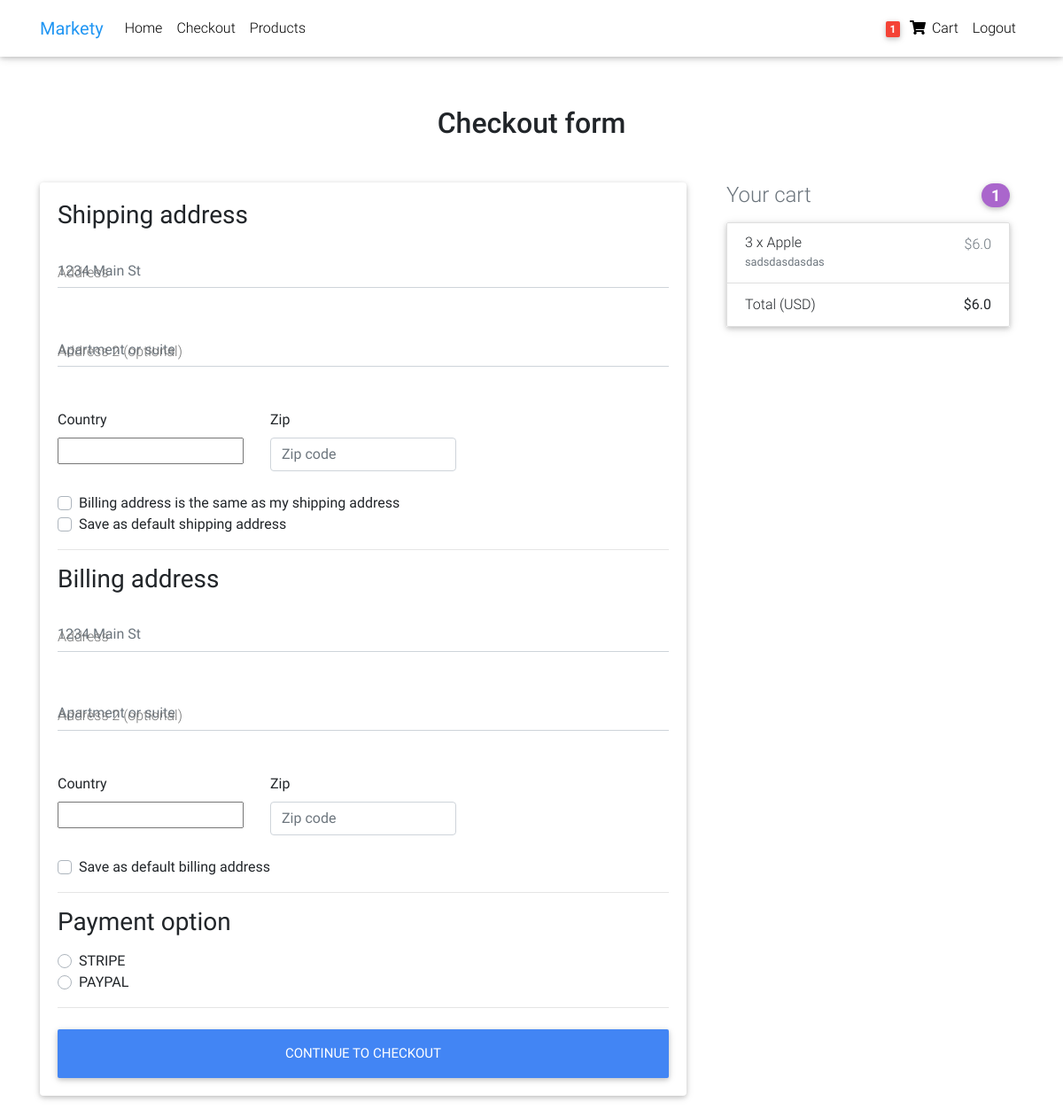
Before: /checkout/ (signed in) with the older database file.
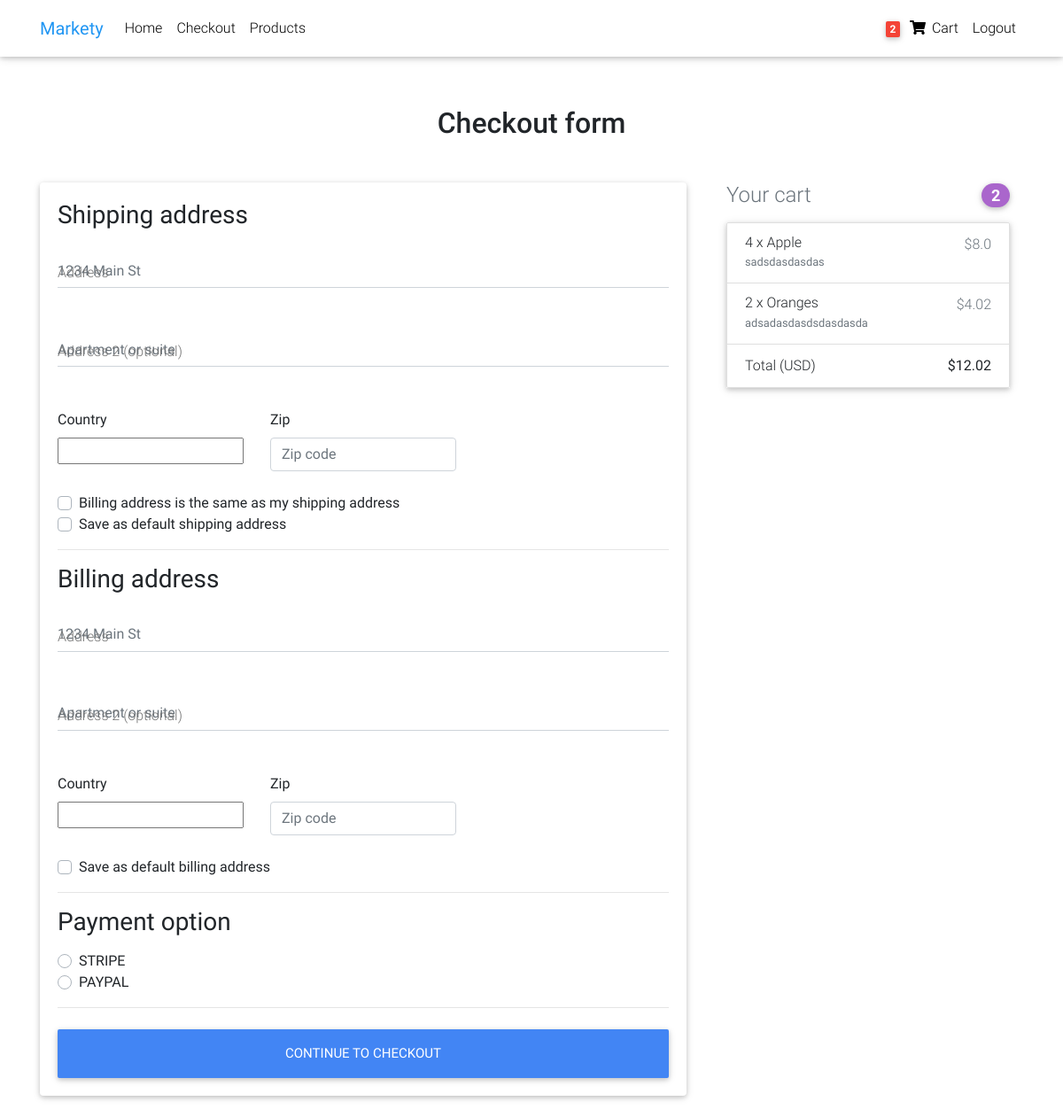
After: the same page with the newer database file.
### core/models.py (models this page shows, shortened)
class Order(models.Model):
    user = models.ForeignKey(settings.AUTH_USER_MODEL, verbose_name=(""), on_delete=models.CASCADE)
    items = models.ManyToManyField(OrderItem, verbose_name=(""))
    start_date = models.DateTimeField((""), auto_now=False, auto_now_add=True)
    ordered_date = models.DateTimeField((), auto_now=False, auto_now_add=False)
    ordered = models.BooleanField(default=False)
    shipping_address = models.ForeignKey('Address', related_name='shipping_address', on_delete=models.SET_NULL, blank=True, null=True)
    billing_address = models.ForeignKey('Address', related_name='billing_address', on_delete=models.SET_NULL, blank=True, null=True)
    def get_total(self):
        total = 0
        for order_item in self.items.all():
            total += order_item.get_final_price()
        return total

class OrderItem(models.Model):
    user = models.ForeignKey(settings.AUTH_USER_MODEL, on_delete=models.CASCADE)
    ordered = models.BooleanField(default=False)
    item = models.ForeignKey(Item, on_delete=models.CASCADE)
    quantity = models.IntegerField(default=1)
    def get_total_discount_item_price(self):
        return self.quantity * self.item.discount_price
    def get_final_price(self):
        if self.item.discount_price:
            return self.get_total_discount_item_price()
        return self.get_total_item_price()

class Item(models.Model):
    title = models.CharField(max_length=100)
    price = models.FloatField()
    discount_price = models.FloatField(blank=True, null=True)
    category = models.CharField(choices=CATEGORY_CHOICES, max_length=2)
    label = models.CharField(choices=LABEL_CHOICES, max_length=1)
    slug = models.SlugField()
    description = models.TextField()

### core/views.py (the view, shortened to what this page needs)
# urls.py: path('checkout/', CheckoutView.as_view(), name="checkout" ),
class CheckoutView(View):
    def get(self, *args, **kwargs):
        try:
            order = Order.objects.get(user=self.request.user, ordered=False)
            form = CheckoutForm()
            context = {
                'form': form,
                'order': order,
            }
            shipping_address_qs = Address.objects.filter(
                user=self.request.user,
                address_type='S',
                default=True
            )
            if shipping_address_qs.exists():
                context.update(
                    {'default_shipping_address': shipping_address_qs[0]})
            billing_address_qs = Address.objects.filter(
                user=self.request.user,
                address_type='B',
                default=True
            )
            if billing_address_qs.exists():
                context.update(
                    {'default_billing_address': billing_address_qs[0]})
            return render(self.request, "checkout_form.html", context)
        except ObjectDoesNotExist:
            messages.info(self.request, "You do not have an active order")
            return redirect("core:checkout")

### core/forms.py
class CheckoutForm(forms.Form):
    shipping_address = forms.CharField(required=False)
    shipping_address2 = forms.CharField(required=False)
    shipping_country = CountryField(blank_label='(select country)').formfield(
        required=False,
        widget=CountrySelectWidget(attrs={
            'class': 'custom-select d-block w-100',}))
    shipping_zip = forms.CharField(required=False)
    billing_address = forms.CharField(required=False)
    billing_address2 = forms.CharField(required=False)
    billing_country = CountryField(blank_label='(select country)').formfield(
        required=False,
        widget=CountrySelectWidget(attrs={
            'class': 'custom-select d-block w-100',
        }))
    billing_zip = forms.CharField(required=False)
    same_billing_address = forms.BooleanField(required=False)
    set_default_shipping = forms.BooleanField(required=False)
    use_default_shipping = forms.BooleanField(required=False)
    set_default_billing = forms.BooleanField(required=False)
    use_default_billing = forms.BooleanField(required=False)
    payment_option = forms.ChoiceField(
        widget=forms.RadioSelect, choices=PAYMENT_CHOICES)

### core/templates/checkout_form.html (shortened to what this page needs)
{% extends "base.html" %}
{% load crispy_forms_tags %}
{% block content %}
    <main >
    <div class="container wow fadeIn">
      <h2 class="my-5 h2 text-center">Checkout form</h2>
      <div class="row">
        <div class="col-md-8 mb-4">
          <div class="card">
            <form method="POST" class="card-body">
              <h3>Shipping address</h3>
              <div class='hideable_shipping_form'>
                <div class="md-form mb-5">
                  <input type='text' placeholder='1234 Main St' id='shipping_address' name='shipping_address' class='form-control' />
                  <label for="shipping_address" class="">Address</label>
                </div>
                <div class="md-form mb-5">
                  <input type='text' placeholder='Apartment or suite' id='shipping_address2' name='shipping_address2' class='form-control' />
                  <label for="shipping_address2" class="">Address 2 (optional)</label>
                </div>
                <div class="row">
                  <div class="col-lg-4 col-md-12 mb-4">
                    <label for="country">Country</label>
                    {{ form.shipping_country }}
                  </div>
                  <div class="col-lg-4 col-md-6 mb-4">
                    <label for="shipping_zip">Zip</label>
                    <input type='text' placeholder='Zip code' id='shipping_zip' name='shipping_zip' class='form-control' />
                  </div>
                </div>
                <div class="custom-control custom-checkbox">
                  <label class="custom-control-label" for="same_billing_address">Billing address is the same as my shipping address</label>
                </div>
                <div class="custom-control custom-checkbox">
                  <label class="custom-control-label" for="set_default_shipping">Save as default shipping address</label>
                </div>
              </div>
              <hr>
              <h3>Billing address</h3>
              <div class='hideable_billing_form'>
                <div class="md-form mb-5">
                  <input type='text' placeholder='1234 Main St' id='billing_address' name='billing_address' class='form-control' />
                  <label for="billing_address" class="">Address</label>
                </div>
                <div class="md-form mb-5">
                  <input type='text' placeholder='Apartment or suite' id='billing_address2' name='billing_address2' class='form-control' />
                  <label for="billing_address2" class="">Address 2 (optional)</label>
                </div>
                <div class="row">
                  <div class="col-lg-4 col-md-12 mb-4">
                    <label for="country">Country</label>
                    {{ form.billing_country }}
                  </div>
                  <div class="col-lg-4 col-md-6 mb-4">
                    <label for="billing_zip">Zip</label>
                    <input type='text' placeholder='Zip code' id='billing_zip' name='billing_zip' class='form-control' />
                  </div>
                </div>
                <div class="custom-control custom-checkbox">
                  <label class="custom-control-label" for="set_default_billing">Save as default billing address</label>
                </div>
              </div>
              <hr>
              <h3>Payment option</h3>
              <div class="d-block my-3">
                {% for value, name in form.fields.payment_option.choices %}
                <div class="custom-control custom-radio">
                  <label class="custom-control-label" for="{{ name }}">{{ name }}</label>
                </div>
                {% endfor %}
              </div>
              <hr class="mb-4">
              <button class="btn btn-primary btn-lg btn-block" type="submit">Continue to checkout</button>
            </form>
          </div>
        </div>
        <div class="col-md-4 mb-4">
          {% include "order_snippet.html" %}
        </div>
      </div>
    </div>
  </main>
{% endblock content %}

### core/templates/navbar.html (shortened to what this page needs)
{% load cart_template_tags %}
<nav class="navbar fixed-top navbar-expand-lg navbar-light white scrolling-navbar">
    <div class="container">
      <a class="navbar-brand waves-effect" href="/">
        <strong class="blue-text">Markety</strong>
      </a>
      <div class="collapse navbar-collapse" id="navbarSupportedContent">
        <ul class="navbar-nav mr-auto">
          <li class="nav-item">
            <a class="nav-link waves-effect" href="/">Home
            </a>
          </li>
          <li class="nav-item">
            <a class="nav-link waves-effect" href="/checkout">
            Checkout</a>
          </li>
          <li class="nav-item">
            <a class="nav-link waves-effect" href="/products">
            Products</a>
          </li>
        </ul>
          <ul class="navbar-nav nav-flex-icons">
          {% if request.user.is_authenticated %}
          <li class="nav-item">
            <a href="{% url 'core:order-summary' %}" class="nav-link waves-effect">
              <span class="badge red z-depth-1 mr-1"> {{ request.user|cart_item_count }} </span>
              <i class="fas fa-shopping-cart"></i>
              <span class="clearfix d-none d-sm-inline-block"> Cart </span>
            </a>
          </li>
          <li class="nav-item">
            <a class="nav-link waves-effect" href="{% url 'account_logout' %}">
              <span class="clearfix d-none d-sm-inline-block"> Logout </span>
            </a>
          </li>
          {% endif %}
        </ul>
      </div>
    </div>
  </nav>

### core/templates/order_snippet.html (shortened to what this page needs)
<div class="col-md-12 mb-4">
    <h4 class="d-flex justify-content-between align-items-center mb-3">
    <span class="text-muted">Your cart</span>
    <span class="badge badge-secondary badge-pill">{{ order.items.count }}</span>
    </h4>
    <ul class="list-group mb-3 z-depth-1">
    {% for order_item in order.items.all %}
    <li class="list-group-item d-flex justify-content-between lh-condensed">
        <div>
        <h6 class="my-0">{{ order_item.quantity }} x {{ order_item.item.title}}</h6>
        <small class="text-muted">{{ order_item.item.description}}</small>
        </div>
        <span class="text-muted">${{ order_item.get_final_price }}</span>
    </li>
    {% endfor %}
    <li class="list-group-item d-flex justify-content-between">
        <span>Total (USD)</span>
        <strong>${{ order.get_total }}</strong>
    </li>
    </ul>
</div>

Changed rows visible on the page:
changed through a linked row, Order: items.count "1" → "2"; get_total "6.0" → "12.02"
changed OrderItem "Apple": quantity "3" → "4"; get_final_price "6.0" → "8.0"
now on this page (row edited): OrderItem: quantity "2", item "Oranges", item.description "adsadasdasdsdasdasda", get_final_price "4.02"
Other visible differences:
{{ request.user|cart_item_count }}: "1" → "2"
